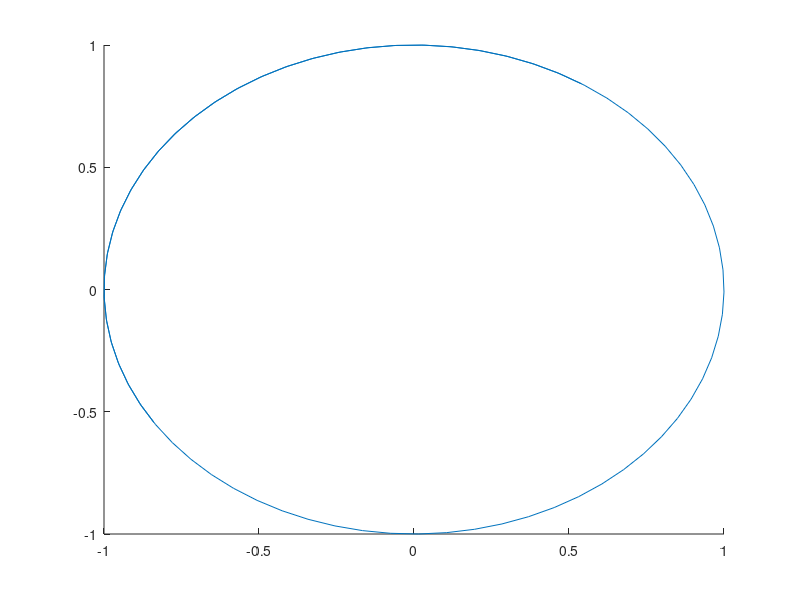

Write MATLAB code to recreate this figure.
function[] = draw_shape()
    r = 1;
    t = linspace(1, 10);
    zz = r*cos(t);
    yy = r*sin(t);
    line(zz, yy);
end